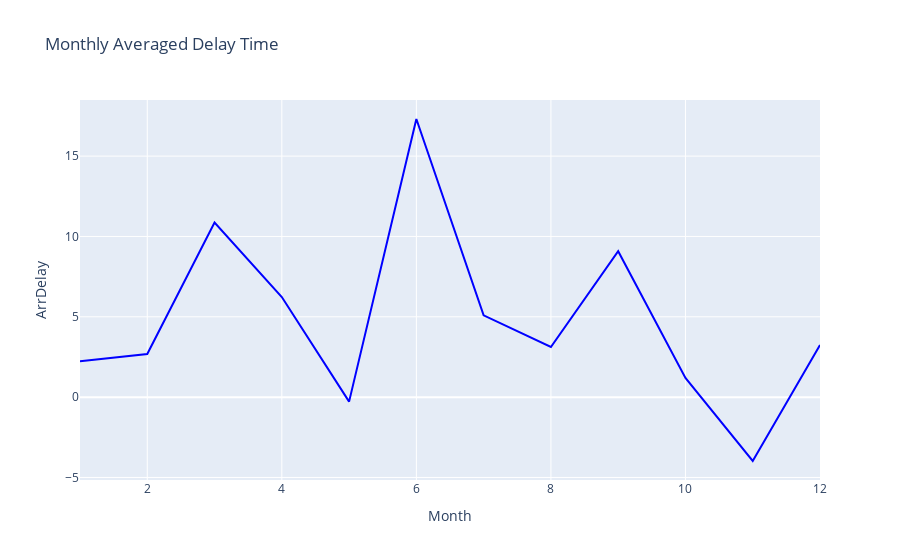

Source (notebook cell):
### Markdown cell above
#### To do:

*   Create a line plot with x-axis being the month and y-axis being computed average delay time. Update plot title,\
    xaxis, and yaxis title.

*   Hint: Scatter and line plot vary by updating mode parameter.

### Code cell
# Create line plot here
# First we create a figure using go.Figure and adding trace to it through go.scatter
fig = go.Figure(data=go.Scatter(x=line_data['Month'], y=line_data['ArrDelay'], mode='lines', marker=dict(color='blue')))
# Updating layout through `update_layout`. Here we are adding title to the plot and providing title to x and y axis.
fig.update_layout(title='Monthly Averaged Delay Time', xaxis_title='Month', yaxis_title='ArrDelay')
# Display the figure
fig.show()

### Figure 1 — Plotly figure (JSON) as saved in the notebook; plotly's stock layout.template omitted (floating-point values rounded to 4 significant figures)
{"data": [{"marker": {"color": "blue"}, "mode": "lines", "x": [1, 2, 3, 4, 5, 6, 7, 8, 9, 10, 11, 12], "y": [2.233, 2.688, 10.87, 6.229, -0.2791, 17.31, 5.089, 3.122, 9.081, 1.2, -3.975, 3.241], "type": "scatter"}], "layout": {"title": {"text": "Monthly Averaged Delay Time"}, "xaxis": {"title": {"text": "Month"}, "type": "linear", "range": [1, 12], "autorange": true}, "yaxis": {"title": {"text": "ArrDelay"}, "type": "linear", "range": [-5.158, 18.49], "autorange": true}, "autosize": true}}
